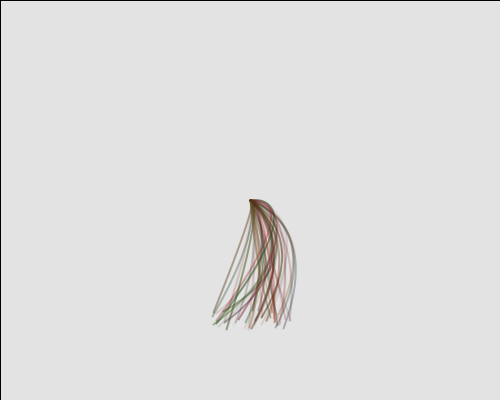
Frame 1 (no input)
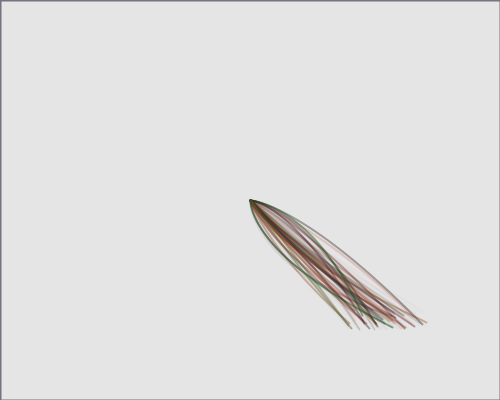
Frame 60 (the mouse pressed at the canvas centre just before this capture)
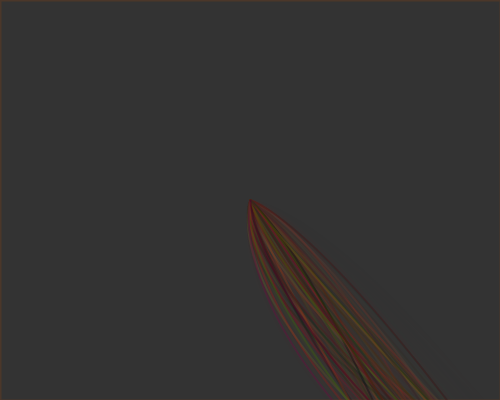
Frame 120 (the mouse held since frame 60 and released just before this capture)

The Processing sketch that drew these frames (run headless with seeded random() and noise(); from frame 60 on, the mouse is pressed at the canvas centre):

// Processing sketch: processing_56619
// ── processing_56619.pde


int angle;
int outerRadius,innerRadius;
PImage img;

void setup() {
  angle = 0;
  size( 500, 400 );
  img = new PImage();
  colorMode(RGB,100);
  outerRadius = 120;
  innerRadius = 80;
}

void draw() {
  ellipseMode(CENTER);
  
  if( mousePressed ) {
    fill(20,20,20,50);
  }else{
    fill(90,90,90,90);
  }
  rect(0,0,width,height);
 
  angle++; 
  if (angle > 360) { angle -= 360; }

  int oX = width/2;
  int oY = height/2;
  int r = mousePressed ? outerRadius : innerRadius;
  for( int i = 0; i < 50; i++ ) {
    stroke( random(100-i), random(i) , random( i/2) , i);
    strokeWeight(2);
    noFill();
    bezier( oX, oY, 
         
            oX, oY,
            
           (cos(radians(angle))*(r/4))  +(random(r)-(r/4)) + oX, 
           
           (sin(radians(angle))*(r/4))  +(random(r)-(r/4)) + oY, 
           

          
           (sin(radians(angle))*(r*2))+(random(r)-(r/2)) +oX ,
           
           (r*4) + random(20)-10
            
            );
  }
}
